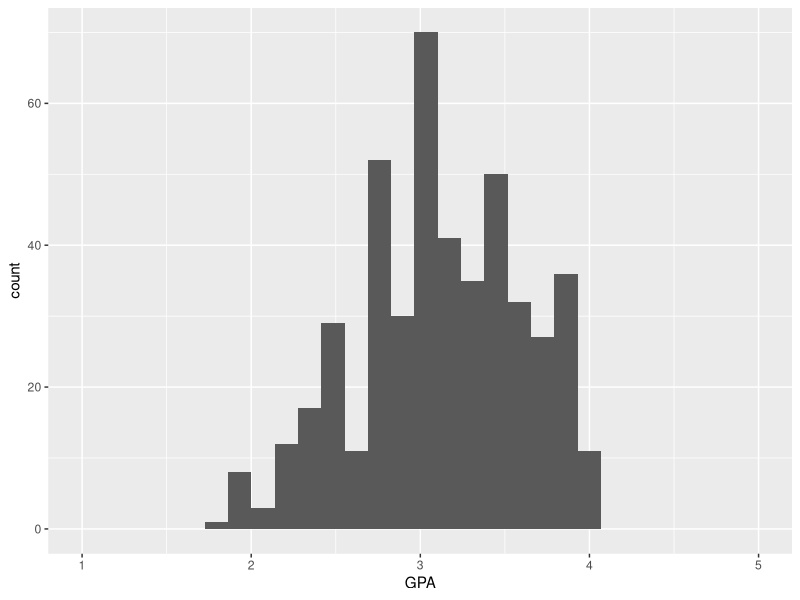
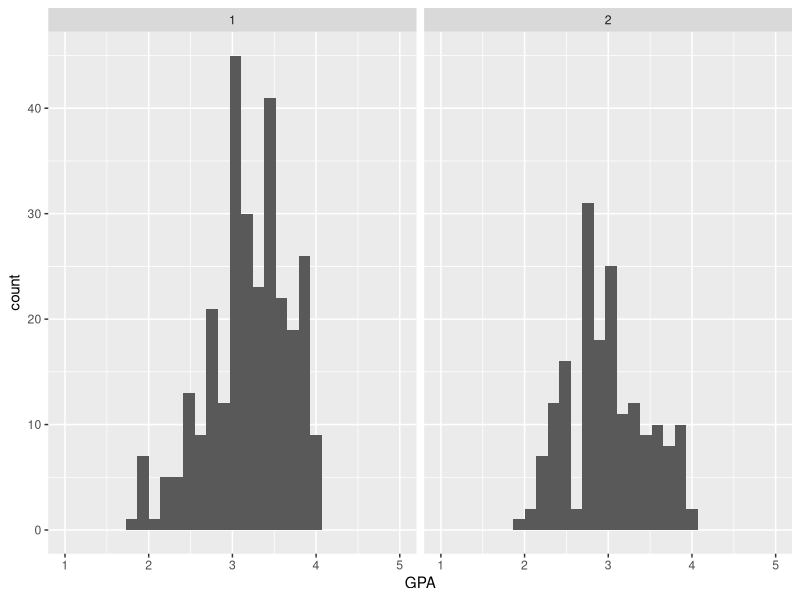
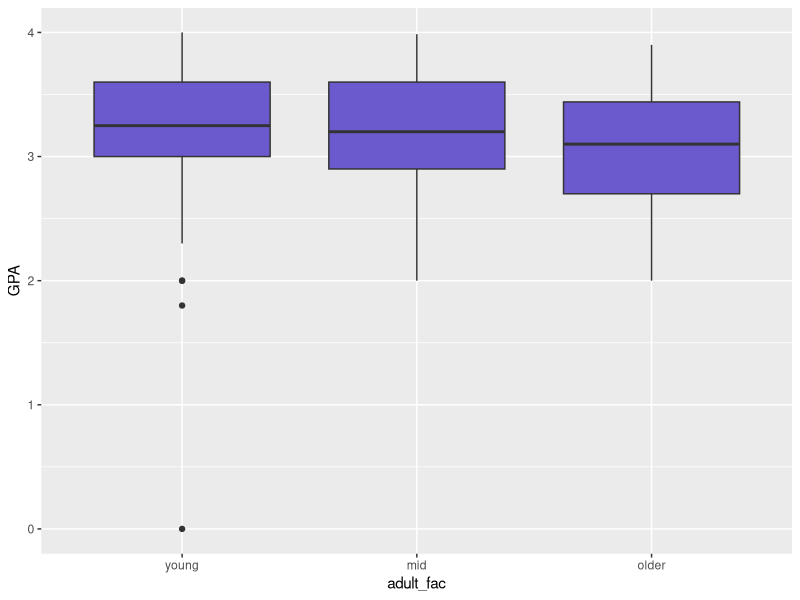

Reproduce these figures in R, in order.
## ---- chunk 1
#| echo: TRUE
# install.packages("tidyverse", "car")
library(tidyverse)
## ---- chunk 2
#| echo: TRUE
students <- read_csv("data/cassady_finch_bolin.csv")
head(students, 4)
## ---- chunk 3
summary(students)
## ---- chunk 4
students |> 
  ggplot(aes(x = GPA)) + geom_histogram() + xlim(1, 5)
## ---- chunk 5
model_gpa_anxiety <- lm(GPA ~ CTA.tot + BStotal, data = students)
summary(model_gpa_anxiety)
## ---- chunk 6
options(scipen = 999)
## ---- chunk 7
summary(model_gpa_anxiety)
## ---- chunk 8
model_gpa_anxiety2 <- lm(GPA ~ CTA.tot + BStotal + CTA.tot:BStotal, 
                         data = students)
summary(model_gpa_anxiety2)
## ---- chunk 9
anova(model_gpa_anxiety, model_gpa_anxiety2)
## ---- chunk 10
students |> 
  ggplot(aes(x = GPA)) + geom_histogram() + xlim(1, 5) + 
  facet_wrap(~ Gender)
## ---- chunk 11
str(students)
## ---- chunk 12
unique(students$Gender)
## ---- chunk 13
model_gpa_anxiety_gender <- lm(GPA ~ CTA.tot + BStotal + Gender, 
                               data = students)
## ---- chunk 14
summary(model_gpa_anxiety_gender)
## ---- chunk 15
students$gender_factor <- factor(students$Gender, 
                                 levels = c(1, 2), 
                                 labels = c("Female", "Male"))
## ---- chunk 16
levels(students$gender_factor)
## ---- chunk 17
fct_count(students$gender_factor)
## ---- chunk 18
model_gpa_anxiety_gender2 <- lm(GPA ~ CTA.tot + BStotal + gender_factor, 
                               data = students)
summary(model_gpa_anxiety_gender2)
## ---- chunk 19
students <- students %>% 
  mutate(adult_group = case_when(
    Age <= 19 ~ "young",
    Age > 19 & Age <= 21 ~ "mid",
    Age > 21 ~ "older"))

# How many of each?
count(students,adult_group)
## ---- chunk 20
str(students$adult_group)
## ---- chunk 21
GPA_adult <- lm(GPA ~ adult_group, data = students)
summary(GPA_adult)
## ---- chunk 22
GPA_adult$coefficients
## ---- chunk 23
students$adult_fac <- factor(students$adult_group, 
                             levels = c("young", "mid", "older"))
## ---- chunk 24
levels(students$adult_fac)
## ---- chunk 25
GPA_adult2 <- lm(GPA ~ adult_fac, data = students)
summary(GPA_adult2)
## ---- chunk 26
students |> 
  filter(GPA <= 4) |> 
  drop_na() |> 
  ggplot(aes(x = adult_fac, y = GPA)) + geom_boxplot(fill = "slateblue")
## ---- chunk 27
summary(gss_cat)
